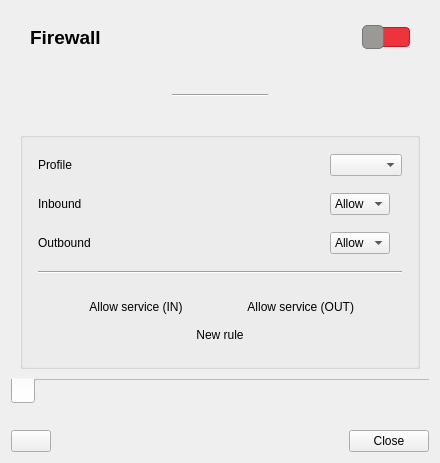
<?xml version="1.0" encoding="UTF-8"?>
<ui version="4.0">
 <class>Dialog</class>
 <widget class="QDialog" name="Dialog">
  <property name="geometry">
   <rect>
    <x>0</x>
    <y>0</y>
    <width>440</width>
    <height>463</height>
   </rect>
  </property>
  <property name="windowTitle">
   <string>Firewall</string>
  </property>
  <layout class="QVBoxLayout" name="verticalLayout">
   <item>
    <widget class="QTabWidget" name="tabWidget">
     <property name="styleSheet">
      <string notr="true">QTabBar {
   alignment: center;
}</string>
     </property>
     <property name="tabPosition">
      <enum>QTabWidget::South</enum>
     </property>
     <property name="currentIndex">
      <number>0</number>
     </property>
     <property name="documentMode">
      <bool>true</bool>
     </property>
     <widget class="QWidget" name="tabMain">
      <attribute name="title">
       <string/>
      </attribute>
      <layout class="QVBoxLayout" name="verticalLayout_2">
       <item>
        <layout class="QHBoxLayout" name="horizontalLayout">
         <property name="leftMargin">
          <number>10</number>
         </property>
         <property name="topMargin">
          <number>5</number>
         </property>
         <property name="rightMargin">
          <number>10</number>
         </property>
         <property name="bottomMargin">
          <number>10</number>
         </property>
         <item>
          <widget class="QLabel" name="label_2">
           <property name="text">
            <string>&lt;html&gt;&lt;head/&gt;&lt;body&gt;&lt;p&gt;&lt;span style=&quot; font-size:14pt; font-weight:600;&quot;&gt;Firewall&lt;/span&gt;&lt;/p&gt;&lt;/body&gt;&lt;/html&gt;</string>
           </property>
           <property name="alignment">
            <set>Qt::AlignLeading|Qt::AlignLeft|Qt::AlignVCenter</set>
           </property>
          </widget>
         </item>
         <item>
          <spacer name="horizontalSpacer_3">
           <property name="orientation">
            <enum>Qt::Horizontal</enum>
           </property>
           <property name="sizeHint" stdset="0">
            <size>
             <width>40</width>
             <height>20</height>
            </size>
           </property>
          </spacer>
         </item>
         <item>
          <widget class="QSlider" name="sliderFwEnable">
           <property name="sizePolicy">
            <sizepolicy hsizetype="Maximum" vsizetype="Maximum">
             <horstretch>0</horstretch>
             <verstretch>0</verstretch>
            </sizepolicy>
           </property>
           <property name="maximumSize">
            <size>
             <width>48</width>
             <height>16777215</height>
            </size>
           </property>
           <property name="styleSheet">
            <string notr="true">QSlider::groove:horizontal { 
	background-color: transparent;
	border: 0px solid #424242; 
	height: 20px; 
	border-radius: 4px;
}

QSlider::handle:horizontal { 
	background-color: rgb(154, 153, 150); 
	border: 1px solid rgb(119, 118, 123);
	width: 20px; 
	height: 20px;
	line-height: 20px; /* do not delete this */
    /*margin-left: -5px;*/
	margin-top: -2px; 
	margin-bottom: -2px; 
	border-radius: 5px; 
}

QSlider::handle:horizontal:hover {
  background-color: rgb(79, 91, 98); 
  border-radius: 5px; 
}

QSlider::add-page:horizontal {
	border-radius: 4px;
    background: rgb(237, 51, 59);
    border: 1px solid rgb(192, 28, 40);
}

QSlider::sub-page:horizontal {
	border-radius: 4px;
    background: rgb(139, 195, 74);
    border: 1px solid rgb(67, 190, 24);
}</string>
           </property>
           <property name="maximum">
            <number>1</number>
           </property>
           <property name="orientation">
            <enum>Qt::Horizontal</enum>
           </property>
           <property name="invertedAppearance">
            <bool>false</bool>
           </property>
           <property name="tickPosition">
            <enum>QSlider::TicksBothSides</enum>
           </property>
          </widget>
         </item>
        </layout>
       </item>
       <item>
        <widget class="QLabel" name="lblStatusIcon">
         <property name="sizePolicy">
          <sizepolicy hsizetype="Preferred" vsizetype="Maximum">
           <horstretch>0</horstretch>
           <verstretch>0</verstretch>
          </sizepolicy>
         </property>
         <property name="textFormat">
          <enum>Qt::AutoText</enum>
         </property>
         <property name="alignment">
          <set>Qt::AlignCenter</set>
         </property>
         <property name="wordWrap">
          <bool>true</bool>
         </property>
         <property name="openExternalLinks">
          <bool>true</bool>
         </property>
         <property name="textInteractionFlags">
          <set>Qt::LinksAccessibleByKeyboard|Qt::LinksAccessibleByMouse</set>
         </property>
        </widget>
       </item>
       <item>
        <layout class="QHBoxLayout" name="horizontalLayout_4">
         <item>
          <spacer name="horizontalSpacer_4">
           <property name="orientation">
            <enum>Qt::Horizontal</enum>
           </property>
           <property name="sizeHint" stdset="0">
            <size>
             <width>40</width>
             <height>20</height>
            </size>
           </property>
          </spacer>
         </item>
         <item>
          <widget class="Line" name="line">
           <property name="sizePolicy">
            <sizepolicy hsizetype="Maximum" vsizetype="Fixed">
             <horstretch>0</horstretch>
             <verstretch>0</verstretch>
            </sizepolicy>
           </property>
           <property name="minimumSize">
            <size>
             <width>96</width>
             <height>0</height>
            </size>
           </property>
           <property name="orientation">
            <enum>Qt::Horizontal</enum>
           </property>
          </widget>
         </item>
         <item>
          <spacer name="horizontalSpacer_5">
           <property name="orientation">
            <enum>Qt::Horizontal</enum>
           </property>
           <property name="sizeHint" stdset="0">
            <size>
             <width>40</width>
             <height>20</height>
            </size>
           </property>
          </spacer>
         </item>
        </layout>
       </item>
       <item>
        <widget class="QLabel" name="lblFwStatus">
         <property name="sizePolicy">
          <sizepolicy hsizetype="Preferred" vsizetype="Maximum">
           <horstretch>0</horstretch>
           <verstretch>0</verstretch>
          </sizepolicy>
         </property>
         <property name="styleSheet">
          <string notr="true">color: rgb(237, 51, 59);</string>
         </property>
         <property name="text">
          <string/>
         </property>
         <property name="alignment">
          <set>Qt::AlignCenter</set>
         </property>
         <property name="wordWrap">
          <bool>true</bool>
         </property>
        </widget>
       </item>
       <item>
        <widget class="QGroupBox" name="policiesBox">
         <property name="title">
          <string/>
         </property>
         <property name="flat">
          <bool>true</bool>
         </property>
         <layout class="QGridLayout" name="gridLayout">
          <property name="leftMargin">
           <number>15</number>
          </property>
          <property name="topMargin">
           <number>5</number>
          </property>
          <property name="rightMargin">
           <number>15</number>
          </property>
          <property name="bottomMargin">
           <number>0</number>
          </property>
          <item row="4" column="0" colspan="2">
           <widget class="Line" name="line_2">
            <property name="sizePolicy">
             <sizepolicy hsizetype="Minimum" vsizetype="Fixed">
              <horstretch>0</horstretch>
              <verstretch>0</verstretch>
             </sizepolicy>
            </property>
            <property name="orientation">
             <enum>Qt::Horizontal</enum>
            </property>
           </widget>
          </item>
          <item row="0" column="0">
           <widget class="QLabel" name="lblProfile">
            <property name="text">
             <string>Profile</string>
            </property>
           </widget>
          </item>
          <item row="1" column="1">
           <widget class="QComboBox" name="comboInput">
            <property name="sizePolicy">
             <sizepolicy hsizetype="Maximum" vsizetype="Fixed">
              <horstretch>0</horstretch>
              <verstretch>0</verstretch>
             </sizepolicy>
            </property>
            <item>
             <property name="text">
              <string>Allow</string>
             </property>
             <property name="icon">
              <iconset theme="emblem-default">
               <normaloff>../../../../../../../../../../.designer/backup</normaloff>../../../../../../../../../../.designer/backup</iconset>
             </property>
            </item>
            <item>
             <property name="text">
              <string>Deny</string>
             </property>
             <property name="icon">
              <iconset theme="process-stop">
               <normaloff>../../../../../../../../../../.designer/backup</normaloff>../../../../../../../../../../.designer/backup</iconset>
             </property>
            </item>
           </widget>
          </item>
          <item row="2" column="0">
           <widget class="QLabel" name="label_4">
            <property name="enabled">
             <bool>true</bool>
            </property>
            <property name="text">
             <string>Outbound</string>
            </property>
           </widget>
          </item>
          <item row="1" column="0">
           <widget class="QLabel" name="label_3">
            <property name="text">
             <string>Inbound</string>
            </property>
           </widget>
          </item>
          <item row="2" column="1">
           <widget class="QComboBox" name="comboOutput">
            <property name="enabled">
             <bool>true</bool>
            </property>
            <property name="sizePolicy">
             <sizepolicy hsizetype="Maximum" vsizetype="Fixed">
              <horstretch>0</horstretch>
              <verstretch>0</verstretch>
             </sizepolicy>
            </property>
            <item>
             <property name="text">
              <string>Allow</string>
             </property>
             <property name="icon">
              <iconset theme="emblem-default">
               <normaloff>../../../../../../../../../../.designer/backup</normaloff>../../../../../../../../../../.designer/backup</iconset>
             </property>
            </item>
            <item>
             <property name="text">
              <string>Deny</string>
             </property>
             <property name="icon">
              <iconset theme="process-stop">
               <normaloff>../../../../../../../../../../.designer/backup</normaloff>../../../../../../../../../../.designer/backup</iconset>
             </property>
            </item>
           </widget>
          </item>
          <item row="0" column="1">
           <widget class="QComboBox" name="comboProfile"/>
          </item>
          <item row="5" column="0" colspan="2">
           <layout class="QGridLayout" name="gridLayout_2">
            <property name="topMargin">
             <number>5</number>
            </property>
            <property name="bottomMargin">
             <number>5</number>
            </property>
            <item row="0" column="0">
             <widget class="QPushButton" name="cmdAllowINService">
              <property name="sizePolicy">
               <sizepolicy hsizetype="Maximum" vsizetype="Fixed">
                <horstretch>0</horstretch>
                <verstretch>0</verstretch>
               </sizepolicy>
              </property>
              <property name="toolTip">
               <string>Allow inbound connections to a port</string>
              </property>
              <property name="text">
               <string>Allow service (IN)</string>
              </property>
              <property name="icon">
               <iconset theme="go-down">
                <normaloff>.</normaloff>.</iconset>
              </property>
              <property name="flat">
               <bool>true</bool>
              </property>
             </widget>
            </item>
            <item row="0" column="1">
             <widget class="QPushButton" name="cmdAllowOUTService">
              <property name="sizePolicy">
               <sizepolicy hsizetype="Maximum" vsizetype="Fixed">
                <horstretch>0</horstretch>
                <verstretch>0</verstretch>
               </sizepolicy>
              </property>
              <property name="toolTip">
               <string>Exclude outbound connections to a port from being intercepted</string>
              </property>
              <property name="layoutDirection">
               <enum>Qt::RightToLeft</enum>
              </property>
              <property name="styleSheet">
               <string notr="true">QPushButton { text-align: right; }</string>
              </property>
              <property name="text">
               <string>Allow service (OUT)</string>
              </property>
              <property name="icon">
               <iconset theme="go-up">
                <normaloff>.</normaloff>.</iconset>
              </property>
              <property name="flat">
               <bool>true</bool>
              </property>
             </widget>
            </item>
            <item row="1" column="0" colspan="2">
             <widget class="QPushButton" name="cmdNewRule">
              <property name="sizePolicy">
               <sizepolicy hsizetype="Expanding" vsizetype="Fixed">
                <horstretch>0</horstretch>
                <verstretch>0</verstretch>
               </sizepolicy>
              </property>
              <property name="text">
               <string>New rule</string>
              </property>
              <property name="icon">
               <iconset theme="document-new">
                <normaloff>../../../../../../../../../../.designer/backup</normaloff>../../../../../../../../../../.designer/backup</iconset>
              </property>
              <property name="flat">
               <bool>true</bool>
              </property>
             </widget>
            </item>
           </layout>
          </item>
         </layout>
        </widget>
       </item>
      </layout>
     </widget>
    </widget>
   </item>
   <item>
    <layout class="QHBoxLayout" name="horizontalLayout_5">
     <item>
      <widget class="QLabel" name="statusLabel">
       <property name="text">
        <string/>
       </property>
       <property name="wordWrap">
        <bool>true</bool>
       </property>
       <property name="textInteractionFlags">
        <set>Qt::TextSelectableByKeyboard|Qt::TextSelectableByMouse</set>
       </property>
      </widget>
     </item>
    </layout>
   </item>
   <item>
    <layout class="QHBoxLayout" name="horizontalLayout_2">
     <item>
      <widget class="QPushButton" name="cmdHelp">
       <property name="text">
        <string/>
       </property>
       <property name="icon">
        <iconset theme="help-browser">
         <normaloff>.</normaloff>.</iconset>
       </property>
      </widget>
     </item>
     <item>
      <spacer name="horizontalSpacer">
       <property name="orientation">
        <enum>Qt::Horizontal</enum>
       </property>
       <property name="sizeHint" stdset="0">
        <size>
         <width>40</width>
         <height>20</height>
        </size>
       </property>
      </spacer>
     </item>
     <item>
      <widget class="QPushButton" name="cmdClose">
       <property name="sizePolicy">
        <sizepolicy hsizetype="Maximum" vsizetype="Fixed">
         <horstretch>0</horstretch>
         <verstretch>0</verstretch>
        </sizepolicy>
       </property>
       <property name="text">
        <string>Close</string>
       </property>
       <property name="icon">
        <iconset theme="window-close">
         <normaloff>../../../../../../../../../../.designer/backup</normaloff>../../../../../../../../../../.designer/backup</iconset>
       </property>
      </widget>
     </item>
    </layout>
   </item>
  </layout>
 </widget>
 <tabstops>
  <tabstop>sliderFwEnable</tabstop>
  <tabstop>comboInput</tabstop>
  <tabstop>comboOutput</tabstop>
  <tabstop>cmdClose</tabstop>
  <tabstop>tabWidget</tabstop>
 </tabstops>
 <resources/>
 <connections/>
</ui>
